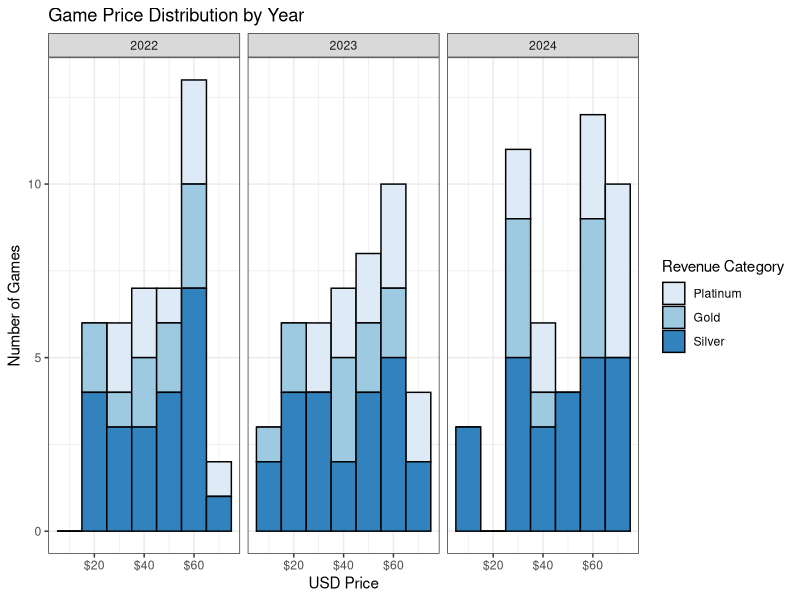

Here is the R script that generated this plot: (Note: this script raises an error after producing the figure.)
## ---- chunk 1
#| label: fig-game_price
#| fig-cap: "Distribution of Game Price by Year"
#| out-width: "90%"
#| out-height: "80%"
#| warning: false

library(tidyverse)

Steam_Data <- read_csv("../Data/Steam_Top_Selling_New_Games.csv")

ggplot(data = filter(Steam_Data, price_USD != 0),
       aes(x = price_USD,
           fill = fct_relevel(factor(top_sell_category), 
                              "Platinum")
           ),
       width = "800px"
       ) +
  geom_histogram(binwidth = 10,
                 colour = rgb(0, 0, 0, 1)) +
  scale_fill_brewer() +
  scale_x_continuous(labels = scales::label_currency()) +
  facet_wrap(~year_published) +
  theme_bw() + 
  labs(title = "Game Price Distribution by Year",
       x = "USD Price",
       y = "Number of Games",
       fill = "Revenue Category")
## ---- chunk 2
tableOutput("freeGamesTable")
## ---- chunk 3
#| context: server

library(tidyverse)

Steam_Data <- read_csv("../Data/Steam_Top_Selling_New_Games.csv")

Steam_Data <- Steam_Data %>% mutate(
  user_ratings_total = user_ratings_positive + user_ratings_negative)

Steam_Data <- Steam_Data %>% mutate(
  user_ratings_pct = round(
    (user_ratings_positive / (user_ratings_positive + user_ratings_negative)), 
    digits = 2))

free_games_data <- Steam_Data %>% 
  filter(price_USD == 0) %>%
  arrange(year_published, month_published) %>%
  mutate(year_published = as.integer(year_published),
         age_rating_PEGI = as.integer(age_rating_PEGI)) %>%
  select(title, 
         publisher, 
         month_published, 
         year_published, 
         top_sell_category, 
         age_rating_PEGI, 
         user_ratings_pct) %>%
  rename(Title = title,
         Publisher = publisher,
         "Month Published" = month_published,
         "Year Published" = year_published,
         "Revenue Category" = top_sell_category,
         "Age Rating" = age_rating_PEGI,
         "User Rating %" = user_ratings_pct)


output$freeGamesTable <- renderTable(free_games_data, 
                                     striped = TRUE,
                                     hover = TRUE)

## ---- chunk 4
tableOutput("delistedGamesTable")
## ---- chunk 5
#| context: server

library(tidyverse)

Steam_Data <- read_csv("../Data/Steam_Top_Selling_New_Games.csv")

Steam_Data <- Steam_Data %>% mutate(
  user_ratings_total = user_ratings_positive + user_ratings_negative)

Steam_Data <- Steam_Data %>% mutate(
  user_ratings_pct = round(
    (user_ratings_positive / (user_ratings_positive + user_ratings_negative)), 
    digits = 2))

delisted_games_data <- Steam_Data %>% 
  filter(is.na(price_USD)) %>%
  arrange(year_published, month_published) %>%
  mutate(year_published = as.integer(year_published),
         age_rating_PEGI = as.integer(age_rating_PEGI)) %>%
  select(title, 
         publisher, 
         month_published, 
         year_published, 
         top_sell_category, 
         age_rating_PEGI, 
         user_ratings_pct) %>%
  rename(Title = title,
         Publisher = publisher,
         "Month Published" = month_published,
         "Year Published" = year_published,
         "Revenue Category" = top_sell_category,
         "Age Rating" = age_rating_PEGI,
         "User Rating %" = user_ratings_pct)

output$delistedGamesTable <- renderTable(delisted_games_data, 
                                         striped = TRUE,
                                         hover = TRUE)

## ---- chunk 6
#| panel: sidebar

selectInput("genreCategory", 
            label = "Select Category", 
            choices = list(
              "All",
              "Platinum",
              "Gold",
              "Silver"
            ),
            selected = "All"
)

selectInput("genreYear", 
            label = "Select Year", 
            choices = list(
              "All",
              2022,
              2023,
              2024
            ),
            selected = "All"
)

plotOutput("genrePlot")

## ---- chunk 7
#| panel: fill
plotOutput("genrePlot",
           height = "600px")
## ---- chunk 8
#| context: server

library(tidyverse)

Steam_Data <- read_csv("../Data/Steam_Top_Selling_New_Games.csv")

output$genrePlot <- renderPlot(
  {
    games <- Steam_Data
    plot_subtitle <- "For All Games"
    if (!str_detect(input$genreYear, "All"))
    {
      games <- games %>% filter(year_published == as.numeric(input$genreYear))
      plot_subtitle <- paste0("For ", input$genreYear)
    }
    if (!str_detect(input$genreCategory, "All"))
    {
      games <- games %>% filter(top_sell_category == input$genreCategory)
      plot_subtitle <- paste0("For ", input$genreCategory)
    }
    # Put all individual tags of the games into a table
    all_genre_tags <- c()
    for (raw_genre_tags in games$genre)
    {
      tags <- str_split_1(raw_genre_tags, coll("|"))
      all_genre_tags <- append(all_genre_tags, tags) 
    }
    genre_tags_data <- sort(table(all_genre_tags), decreasing = FALSE)
    # Plot the data
    ggplot(data = data.frame(genre_tags_data),
           aes(y = all_genre_tags,
               x = Freq)) +
      geom_col(width = 0.7,
               position = "dodge2",
               fill = rgb(0.15, 0.26, 0.65),
               show.legend = FALSE) +
      theme_classic() +
      theme(axis.title.y = element_blank()) +
      labs(title = "Most Popular Genre Tags",
           subtitle = plot_subtitle,
           y = "Genre",
           x = "Number of Games in the Genre")
  },
  res = 95
)

## ---- chunk 9
#| panel: sidebar

selectInput("publisherCategory", 
            label = "Select Category", 
            choices = list(
              "All",
              "Platinum",
              "Gold",
              "Silver"
            ),
            selected = "All"
)

selectInput("publisherYear", 
            label = "Select Year", 
            choices = list(
              "All",
              2022,
              2023,
              2024
            ),
            selected = "All"
)

plotOutput("publisherPlot")

## ---- chunk 10
#| panel: fill
plotOutput("publisherPlot",
           height = "600px")
## ---- chunk 11
#| context: server
#| panel: fill

library(tidyverse)

Steam_Data <- read_csv("../Data/Steam_Top_Selling_New_Games.csv")

output$publisherPlot <- renderPlot(
  {
    max_publishers <- 12 # There are too many publishers to show, limit it
    min_games <- 0 # Many publishers only appear once, exclude them
    publisher_data <- Steam_Data
    if (!str_detect(input$publisherYear, "All"))
      publisher_data <- publisher_data %>% 
      filter(year_published == input$publisherYear)
    if (!str_detect(input$publisherCategory, "All"))
      publisher_data <- publisher_data %>% 
      filter(top_sell_category == input$publisherCategory)
    publisher_data <- publisher_data %>%
      count(publisher) %>%
      filter(n > min_games) %>%
      arrange(n) %>%
      slice_tail(n = max_publishers)
    publisher_tibble <- as_tibble(publisher_data)
    max_publish_count <- max(publisher_tibble$n)
    # Plot the data
    ggplot(data = publisher_data,
           aes(x = reorder(publisher, n),
               y = n)) +
      geom_col(fill = rgb(0.15, 0.26, 0.65)) +
      geom_text(aes(label = paste0(n), hjust = -0.5)) +
      scale_y_continuous(limits = c(0, max_publish_count * 1.1)) +
      coord_flip() +
      theme_classic() +
      theme(axis.title.y = element_blank()) +
      labs(title = "Most Popular Publishers",
           x = "Publisher",
           y = "Number of Games Listed")
  },
  res = 95
)
## ---- chunk 12
#| label: fig-game_age_ratings
#| fig-cap: "PEGI Age Ratings by Year and Revenue Category"
#| out-width: "90%"
#| out-height: "80%"
#| warning: false

library(tidyverse)

Steam_Data <- read_csv("../Data/Steam_Top_Selling_New_Games.csv")

ggplot(data = filter(Steam_Data, !is.na(age_rating_PEGI)),
       aes(x = factor(age_rating_PEGI),
           fill = fct_relevel(factor(top_sell_category), 
                              "Platinum"))) +
  geom_bar(colour = rgb(0, 0, 0)) +
  scale_fill_brewer() +
  facet_wrap(~year_published) +
  theme_bw() + 
  labs(title = "Game Age Rating Distribution",
       subtitle = "By Year and Revenue Category",
       x = "PEGI Age Rating",
       y = "Number of Games",
       fill = "Revenue Category")

## ---- chunk 13
#| panel: sidebar

selectInput("releaseCategory", 
            label = "Select Category", 
            choices = list(
              "All",
              "Platinum",
              "Gold",
              "Silver"
            ),
            selected = "All"
)

selectInput("releaseYear", 
            label = "Select Year", 
            choices = list(
              "All",
              2022,
              2023,
              2024
            ),
            selected = "All"
)

plotOutput("releasePlot")

## ---- chunk 14
#| panel: fill
plotOutput("releasePlot",
           height = "600px")
## ---- chunk 15
#| context: server

library(tidyverse)

Steam_Data <- read_csv("../Data/Steam_Top_Selling_New_Games.csv")

output$releasePlot <- renderPlot(
  {
    release_data <- Steam_Data
    if (!str_detect(input$releaseYear, "All"))
      release_data <- release_data %>% 
        filter(year_published == input$releaseYear)
    if (!str_detect(input$releaseCategory, "All"))
      release_data <- release_data %>% 
        filter(top_sell_category == input$releaseCategory)
    ggplot(data = release_data, 
           aes(x = month_published)) +
      geom_bar(fill = rgb(0.15, 0.26, 0.65)) +
      theme_classic() +
      labs(x = "Month",
           y = "Number of Games Released")
  },
  res = 95
)

## ---- chunk 16
#| panel: sidebar

selectInput("languageType", 
            label = "Select Audio Type", 
            choices = list(
              "Interface/Subtitles",
              "Full Audio"
            ),
            selected = "Interface/Subtitles"
)

selectInput("languageCategory", 
            label = "Select Category", 
            choices = list(
              "All",
              "Platinum",
              "Gold",
              "Silver"
            ),
            selected = "All"
)

selectInput("languageYear", 
            label = "Select Year", 
            choices = list(
              "All",
              2022,
              2023,
              2024
            ),
            selected = "All"
)

plotOutput("languagesPlot")

## ---- chunk 17
#| panel: fill
plotOutput("languagesPlot",
           height = "610px")
## ---- chunk 18
#| context: server

library(tidyverse)

Steam_Data <- read_csv("../Data/Steam_Top_Selling_New_Games.csv")

# Get the language frequency of the games in the dataset
get_lang_freq <- function(steam_data, lang_type, year, revenue_category)
{
  if (!str_detect(year, "All")) 
    steam_data <- steam_data %>% filter(year_published == year)
  if (!str_detect(revenue_category, "All")) 
    steam_data <- steam_data %>% filter(top_sell_category == revenue_category)
  all_langs <- c()
  if (str_detect(lang_type, "Interface/Subtitles")) 
    choice <- steam_data$languages_interface
  else if (str_detect(lang_type, "Full Audio")) 
    choice <- steam_data$languages_spoken
  for (raw_langs in choice)
  {
    if (is.na(raw_langs)) next
    langs <- str_split_1(raw_langs, coll("|"))
    all_langs <- append(all_langs, langs) 
  }
  return(sort(table(all_langs), decreasing = FALSE))
}

output$languagesPlot <- renderPlot(
  {
    filtered_data <- Steam_Data
    if (str_detect(input$languageType, "Interface/Subtitles"))
    {
      filtered_data <- filter(filtered_data, !is.na(Steam_Data$languages_interface))
      game_count <- as.numeric(count(filtered_data))
    }
    if (str_detect(input$languageType, "Full Audio"))
    {
      filtered_data <- filter(filtered_data, !is.na(Steam_Data$languages_spoken))
      game_count <- as.numeric(count(filtered_data))
    }
    if (!str_detect(input$languageCategory, "All"))
    {
      filtered_data <- filter(filter(filtered_data, 
                                     filtered_data$top_sell_category == input$languageCategory))
      game_count <- as.numeric(count(filtered_data))
    }
    if (!str_detect(input$languageYear, "All"))
    {
      filtered_data <- filter(filtered_data, 
                              filtered_data$year_published == input$languageYear)
      game_count <- as.numeric(count(filtered_data))
    }
    language_data <- get_lang_freq(Steam_Data, 
                                   input$languageType, 
                                   input$languageYear, 
                                   input$languageCategory)
    # Plot the data
    ggplot(data = data.frame(language_data),
           aes(y = all_langs,
               x = Freq)) +
      geom_col(width = 0.7,
               position = "dodge2",
               fill = rgb(0.15, 0.26, 0.65),
               show.legend = FALSE) +
      geom_text(aes(label = paste0(round(Freq/game_count * 100), "%"), 
                    hjust = -0.2)
      ) +
      scale_x_continuous(limits = c(0, max(language_data) * 1.1)) +
      theme_classic() +
      theme(axis.title.y = element_blank()) +
      labs(title = "Language Support in Games",
           #y = "Languages",
           x = "Number of Games Supporting the Language")
  },
  res = 95,
  execOnResize = TRUE
)

## ---- chunk 19
#| panel: sidebar

selectInput("graphicsCompany", 
            label = "Select Company", 
            choices = list(
              "All",
              "AMD",
              "Intel",
              "Nvidia"
            ),
            selected = "All"
)

selectInput("graphicsCategory", 
            label = "Select Category", 
            choices = list(
              "All",
              "Platinum",
              "Gold",
              "Silver"
            ),
            selected = "All"
)

selectInput("graphicsYear", 
            label = "Select Year", 
            choices = list(
              "All",
              2022,
              2023,
              2024
            ),
            selected = "All"
)

plotOutput("graphicsPlot")

## ---- chunk 20
#| panel: fill
plotOutput("graphicsPlot",
           height = "600px")
## ---- chunk 21
#| context: server

library(tidyverse)

Steam_Data <- read_csv("../Data/Steam_Top_Selling_New_Games.csv")

# Get the recommended GPUs frequency from the dataset
get_gpu_freq <- function(steam_data, year, revenue_category)
{
  if (!str_detect(year, "All")) 
    steam_data <- steam_data %>% filter(year_published == year)
  if (!str_detect(revenue_category, "All")) 
    steam_data <- steam_data %>% filter(top_sell_category == revenue_category)
  all_gpus <- c()
  for (raw_gpus in steam_data$recommended_graphics)
  {
    if (is.na(raw_gpus)) next
    gpus <- str_split_1(str_to_upper(raw_gpus), coll("|"))
    all_gpus <- append(all_gpus, gpus) 
  }
  return(as_tibble(table(all_gpus)))
}

# Filter GPUs by company
get_gpus_by_company <- function(gpu_data, gpu_company)
{
  max_gpus_to_show <- 12 # Many GPUs only appear once, exclude them for brevity
  name_start <- 1L
  gpu_company <- str_to_upper(gpu_company)
  if (!str_detect(gpu_company, "ALL"))
  {
    gpu_data <- gpu_data %>% 
      filter(str_detect(all_gpus, gpu_company))
  }
  if (str_detect(gpu_company, "NVIDIA")) name_start <- 16L
  else if (str_detect(gpu_company, "AMD")) name_start <- 12L
  else if (str_detect(gpu_company, "INTEL")) name_start <- 7L
  gpu_data <- gpu_data %>% 
    arrange(n) %>%
    mutate(all_gpus = str_sub(all_gpus, start = name_start)) %>%
    slice_tail(n = max_gpus_to_show) %>%
    rename(gpu_name = all_gpus)
  return(gpu_data)
}

output$graphicsPlot <- renderPlot(
  {
    graphics_data <- get_gpu_freq(Steam_Data, 
                                  input$graphicsYear, 
                                  input$graphicsCategory)
    graphics_data <- get_gpus_by_company(graphics_data, input$graphicsCompany)
    ggplot(data = graphics_data,
           aes(y = fct_reorder(gpu_name, n),
               x = n)) +
      geom_col(fill = rgb(0.15, 0.26, 0.65),
               show.legend = FALSE) +
      theme_classic() +
      theme(axis.title.y = element_blank()) +
      labs(title = "Most Recommended Graphics Cards",
           y = "Graphics Card",
           x = "Number of Games Recommending the Graphics Card")
  },
  res = 95
)

## ---- chunk 22
#| label: fig-game_user_ratings
#| fig-cap: "Steam User Ratings by Year and Revenue Category"
#| out-width: "90%"
#| out-height: "80%"
#| warning: false

library(tidyverse)

Steam_Data <- read_csv("../Data/Steam_Top_Selling_New_Games.csv")

# Calculate User Rating, add it as a dedicated column to the dataset
Steam_Data <- Steam_Data %>% mutate(
  user_ratings_total = user_ratings_positive + user_ratings_negative)

Steam_Data <- Steam_Data %>% mutate(
  user_ratings_pct = round(
    (user_ratings_positive / (user_ratings_positive + user_ratings_negative)), 
    digits = 2))

ggplot(data = Steam_Data,
       aes(x = as.character(year_published),
           y = user_ratings_pct,
           fill = fct_relevel(factor(top_sell_category), 
                              "Platinum"))) +
  geom_boxplot(width = 0.8) +
  annotate("text", x = 1.98, y = 0.13, label = "NBA 2K24") +
  annotate("text", x = 2.95, y = 0.38, label = "MSFS 2024") +
  scale_fill_brewer() +
  scale_y_continuous(breaks = c(0.2, 0.4, 0.6, 0.8, 1),
                     guide = guide_axis(minor.ticks = TRUE),
                     labels = scales::label_percent()) +
  theme_classic() +
  labs(title = "User Ratings",
       subtitle = "By Year and Revenue Category",
       x = "Year",
       y = "Recommendation",
       fill = "Revenue Category")

## ---- chunk 23
div(style="height:450px; overflow-y: scroll",
    tableOutput("userRatingTable")
)
## ---- chunk 24
#| context: server

library(tidyverse)

Steam_Data <- read_csv("../Data/Steam_Top_Selling_New_Games.csv")

Steam_Data <- Steam_Data %>% mutate(
  user_ratings_total = user_ratings_positive + user_ratings_negative)

Steam_Data <- Steam_Data %>% mutate(
  user_ratings_pct = round(
    (user_ratings_positive / (user_ratings_positive + user_ratings_negative)), 
    digits = 2))

ratings_data <- Steam_Data %>% filter(user_ratings_pct < 0.6)

ratings_data <- ratings_data %>% arrange(user_ratings_pct)

ratings_data <- ratings_data %>% select(title, 
                                        publisher, 
                                        top_sell_category,
                                        user_ratings_pct,
                                        user_ratings_total,
                                        user_ratings_positive,
                                        user_ratings_negative
)

ratings_data <- ratings_data %>% mutate(user_ratings_total = 
                                          as.integer(user_ratings_total),
                                        user_ratings_positive =
                                          as.integer(user_ratings_positive),
                                        user_ratings_negative = 
                                          as.integer(user_ratings_negative)
)

ratings_data <- ratings_data %>% rename(Title = title,
                                        Publisher = publisher,
                                        "Revenue Category" = top_sell_category,
                                        "User Ratings %" = user_ratings_pct,
                                        "Total User Ratings" = user_ratings_total,
                                        "Positive User Ratings" = user_ratings_positive,
                                        "Negative User Ratings" = user_ratings_negative
)

output$userRatingTable <- renderTable(ratings_data, 
                                      striped = TRUE,
                                      hover = TRUE,
                                      spacing = "m")

